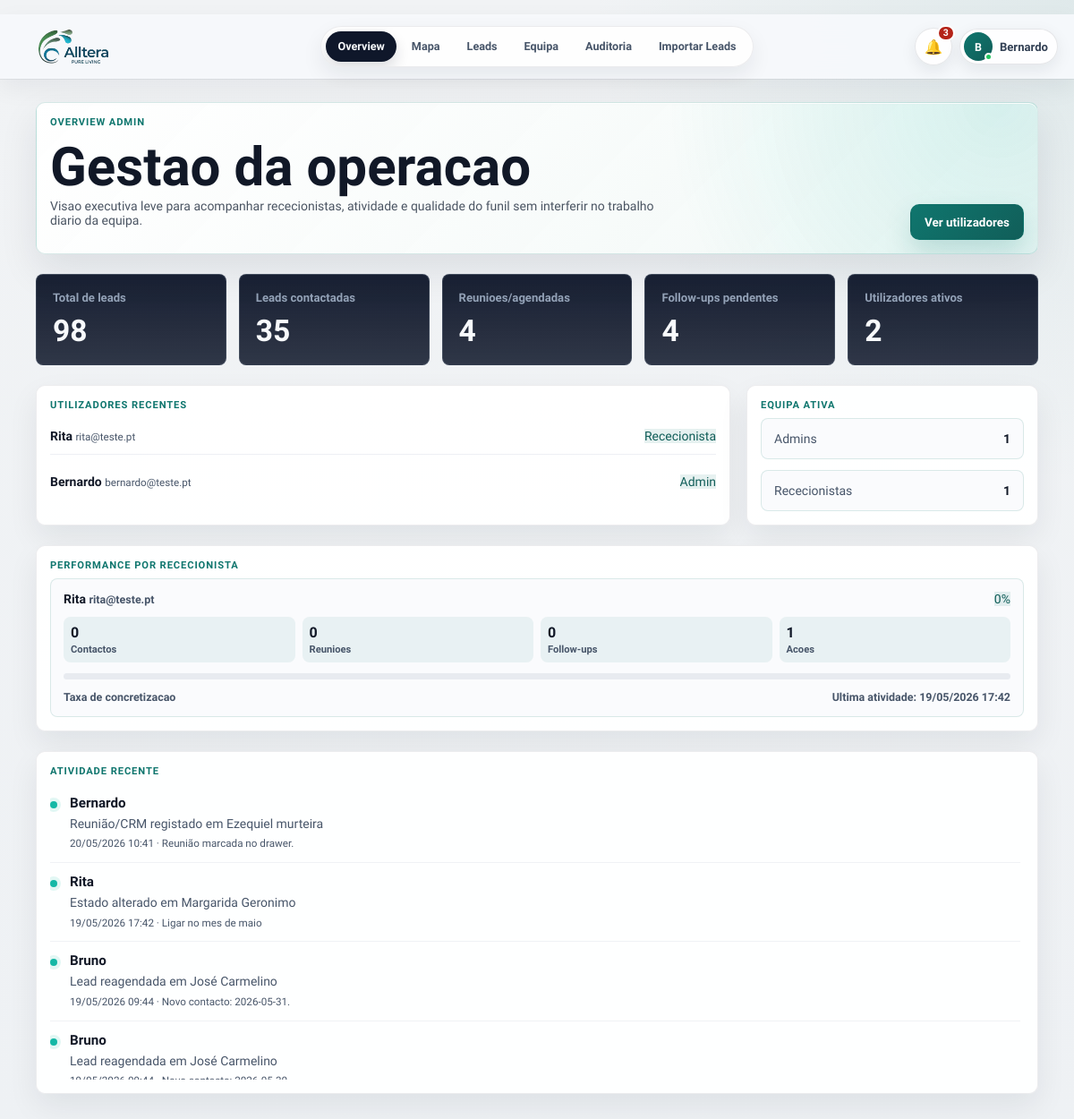
Page /admin (signed in) on the earlier database version.
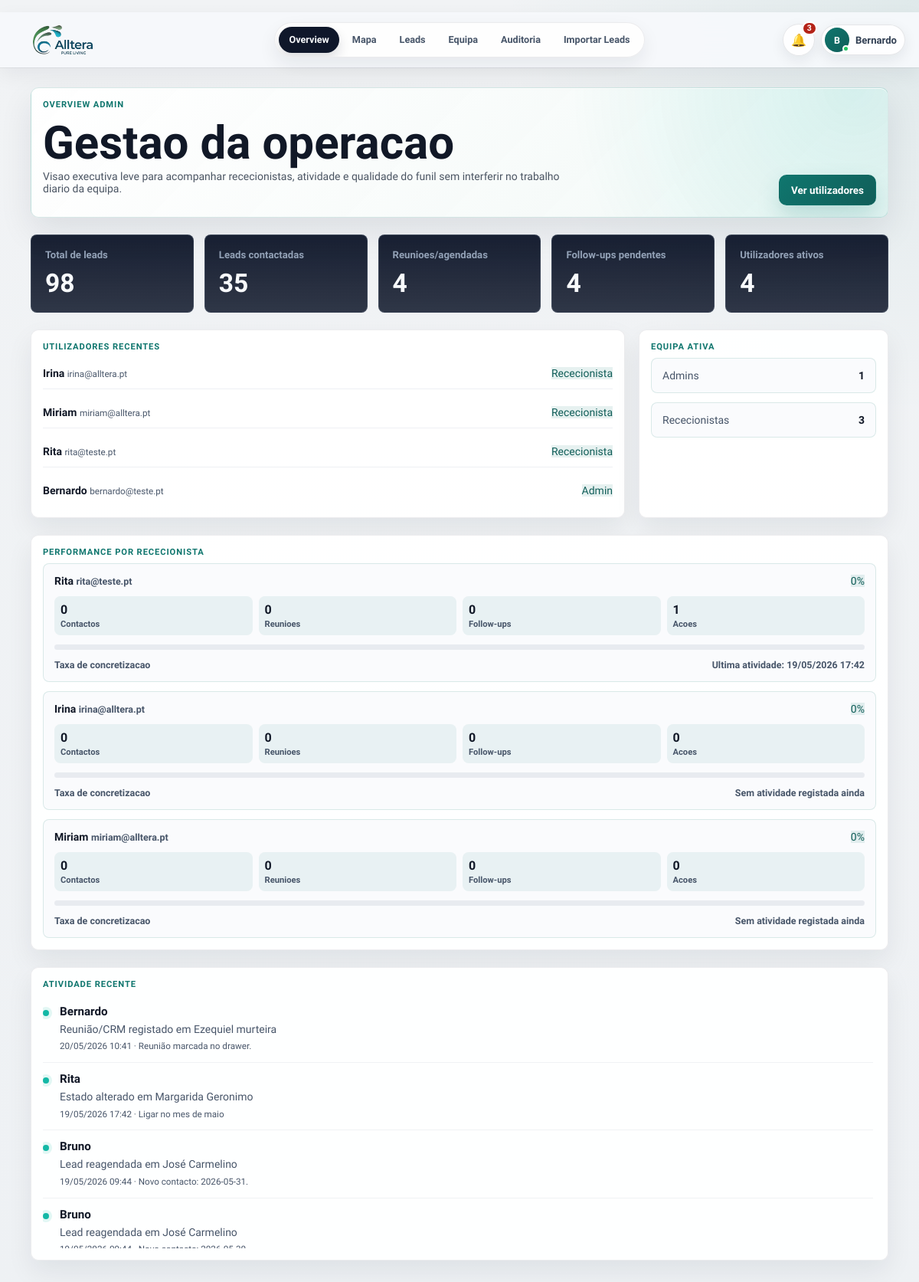
Same page on the later database version.
### PlataformaApoioDecisaoComercial/models.py (models this page shows, shortened)
class User(UserMixin, db.Model):
    __tablename__ = "users"
    id = db.Column(db.Integer, primary_key=True)
    nome = db.Column(db.String(120), nullable=False)
    email = db.Column(db.String(160), nullable=False, unique=True, index=True)
    password_hash = db.Column(db.String(255), nullable=False)
    role = db.Column(db.String(40), nullable=False, default="comercial")
    ativo = db.Column(db.Boolean, nullable=False, default=True)
    created_at = db.Column(db.DateTime, default=datetime.utcnow)
    @property
    def is_active(self):
        return bool(self.ativo)
    historico = db.relationship("HistoricoLead", back_populates="user", lazy="dynamic")
    assigned_leads = db.relationship("Lead", back_populates="assigned_to", lazy="dynamic")

class HistoricoLead(db.Model):
    id = db.Column(db.Integer, primary_key=True)
    lead_id = db.Column(db.Integer, db.ForeignKey("lead.id"), nullable=False)
    user_id = db.Column(db.Integer, db.ForeignKey("users.id"), nullable=True, index=True)
    acao = db.Column(db.String(120), nullable=False)
    tipo_acao = db.Column(db.String(80), nullable=True, index=True)
    observacao = db.Column(db.Text, nullable=True)
    resultado = db.Column(db.String(120), nullable=True)
    comercial_responsavel = db.Column(db.String(80), nullable=True)
    created_at = db.Column(db.DateTime, default=datetime.utcnow)
    user = db.relationship("User", back_populates="historico")

class Lead(db.Model):
    id = db.Column(db.Integer, primary_key=True)
    nome_cliente = db.Column(db.String(180), nullable=True)
    area_negocio = db.Column(db.String(120), nullable=True)
    cidade = db.Column(db.String(80), nullable=True)
    empresa = db.Column(db.String(180), nullable=True)
    nome_empresa = db.Column(db.String(180), nullable=False)
    tipo_cliente = db.Column(db.String(80), nullable=False)
    morada = db.Column(db.String(220), nullable=True)
    codigo_postal = db.Column(db.String(20), nullable=True)
    localidade = db.Column(db.String(80), nullable=False)
    contacto = db.Column(db.String(120), nullable=True)
    telefone = db.Column(db.String(40), nullable=True)
    email = db.Column(db.String(160), nullable=True)
    categoria = db.Column(db.String(120), nullable=True)
    nif = db.Column(db.String(30), nullable=True)
    observacoes = db.Column(db.Text, nullable=True)
    observacoes_contacto = db.Column(db.Text, nullable=True)
    reuniao_info = db.Column(db.Text, nullable=True)
    classificacao_observacao = db.Column(db.String(80), nullable=True)
    motivo_classificacao = db.Column(db.Text, nullable=True)
    latitude = db.Column(db.Float, nullable=True)
    longitude = db.Column(db.Float, nullable=True)
    estado = db.Column(db.String(40), nullable=False, default="Por contactar")
    estado_lead = db.Column(db.String(40), nullable=True, default="Por contactar")
    prioridade = db.Column(db.String(20), nullable=True, default="Baixa")
    comercial_responsavel = db.Column(db.String(80), nullable=False, default="Flávia")
    data_novo_contacto = db.Column(db.Date, nullable=True)
    data_reuniao = db.Column(db.Date, nullable=True)
    hora_reuniao = db.Column(db.String(10), nullable=True)
    tags = db.Column(db.String(300), nullable=True)
    insight_tags = db.Column(db.String(400), nullable=True)
    insight_note = db.Column(db.Text, nullable=True)
    assigned_to_id = db.Column(db.Integer, db.ForeignKey("users.id"), nullable=True, index=True)
    created_at = db.Column(db.DateTime, default=datetime.utcnow)
    updated_at = db.Column(db.DateTime, default=datetime.utcnow, onupdate=datetime.utcnow)
    assigned_to = db.relationship("User", back_populates="assigned_leads")
    historico = db.relationship(
        "HistoricoLead",
        backref="lead",
        cascade="all, delete-orphan",
        order_by="desc(HistoricoLead.created_at)",
    )

### PlataformaApoioDecisaoComercial/app.py (the view)
    @app.route("/admin")
    @login_required
    @admin_required
    def admin_overview():
        return render_template("admin_overview.html", **admin_overview_context())

### PlataformaApoioDecisaoComercial/templates/admin_overview.html (shortened to what this page needs)
{% extends "base.html" %}
{% block content %}
<main class="page-shell admin-page">
    <section class="panel admin-hero">
        <div>
            <p class="eyebrow">Overview admin</p>
            <h1>Gestao da operacao</h1>
            <p>Visao executiva leve para acompanhar rececionistas, atividade e qualidade do funil sem interferir no trabalho diario da equipa.</p>
        </div>
        <a class="button" href="{{ url_for('admin_users') }}">Ver utilizadores</a>
    </section>
    <section class="admin-metric-grid" aria-label="Metricas principais">
        <article class="admin-metric"><span>Total de leads</span><strong>{{ metrics.total_leads }}</strong></article>
        <article class="admin-metric"><span>Leads contactadas</span><strong>{{ metrics.contacted_leads }}</strong></article>
        <article class="admin-metric"><span>Reunioes/agendadas</span><strong>{{ metrics.scheduled_leads }}</strong></article>
        <article class="admin-metric"><span>Follow-ups pendentes</span><strong>{{ metrics.pending_followups }}</strong></article>
        <article class="admin-metric"><span>Utilizadores ativos</span><strong>{{ metrics.active_users }}</strong></article>
    </section>
    <section class="admin-panels">
        <article class="panel">
            <p class="eyebrow">Utilizadores recentes</p>
            <div class="admin-list">
                {% for user in recent_users %}
                <div class="admin-list-item">
                    <div>
                        <strong>{{ user.nome }}</strong>
                        <small>{{ user.email }}</small>
                    </div>
                    <span class="badge">{{ "Rececionista" if user.role == "comercial" else "Admin" }}</span>
                </div>
                {% else %}
                <p class="empty-state empty-state--quiet">Ainda nao existem utilizadores.</p>
                {% endfor %}
            </div>
        </article>
        <article class="panel">
            <p class="eyebrow">Equipa ativa</p>
            <div class="admin-role-grid">
                <div class="admin-role-card">
                    <span>Admins</span>
                    <strong>{{ users_by_role.admin }}</strong>
                </div>
                <div class="admin-role-card">
                    <span>Rececionistas</span>
                    <strong>{{ users_by_role.comercial }}</strong>
                </div>
            </div>
        </article>
    </section>
    <section class="panel">
        <p class="eyebrow">Performance por rececionista</p>
        <div class="operator-performance-list">
            {% for item in operator_performance %}
            <article class="operator-card">
                <div class="operator-card__top">
                    <div>
                        <strong>{{ item.user.nome }}</strong>
                        <small>{{ item.user.email }}</small>
                    </div>
                    <span class="badge">{{ item.taxa_concretizacao }}%</span>
                </div>
                <div class="operator-stats" aria-label="Metricas da rececionista">
                    <span><b>{{ item.contactos }}</b>Contactos</span>
                    <span><b>{{ item.reunioes }}</b>Reunioes</span>
                    <span><b>{{ item.followups }}</b>Follow-ups</span>
                    <span><b>{{ item.total_acoes }}</b>Acoes</span>
                </div>
                <div class="operator-progress" aria-hidden="true">
                </div>
                <div class="operator-card__meta">
                    <span>Taxa de concretizacao</span>
                    <span>{% if item.ultima_atividade %}Ultima atividade: {{ item.ultima_atividade.strftime("%d/%m/%Y %H:%M") }}{% else %}Sem atividade registada ainda{% endif %}</span>
                </div>
            </article>
            {% else %}
            <p class="empty-state empty-state--quiet">Ainda nao existem rececionistas ativas.</p>
            {% endfor %}
        </div>
    </section>
    <section class="panel">
        <p class="eyebrow">Atividade recente</p>
        <div class="admin-activity" aria-label="Atividade recente">
            {% for item in recent_activity %}
            <article class="activity-item">
                <span class="activity-dot" aria-hidden="true"></span>
                <div class="activity-body">
                    <strong>{{ item.user.nome if item.user else item.comercial_responsavel or "Equipa Alltera" }}</strong>
                    <span>{{ item.acao }}{% if item.lead %} em {{ item.lead.nome_cliente or item.lead.nome_empresa }}{% endif %}</span>
                    <small>{{ item.created_at.strftime("%d/%m/%Y %H:%M") if item.created_at else "" }}{% if item.observacao %} · {{ item.observacao[:120] }}{% endif %}</small>
                </div>
            </article>
            {% endfor %}
        </div>
    </section>
</main>
{% endblock %}

### PlataformaApoioDecisaoComercial/templates/base.html (shortened to what this page needs)
﻿<!doctype html>
<html lang="pt">
<head>
    <link rel="stylesheet" href="https://unpkg.com/leaflet@1.9.4/dist/leaflet.css">
    <link rel="stylesheet" href="{{ url_for('static', filename='css/styles.css') }}">
</head>
<body>
    <div class="app-shell">
        <header class="topbar topbar--minimal" id="appTopbar" aria-label="Barra superior">
            <a class="topnav-brand" href="{{ url_for('admin_overview') if current_user.is_authenticated and current_user.role == 'admin' else (url_for('mapa_leads') if current_user.is_authenticated else url_for('login')) }}" aria-label="Alltera">
                <span class="topnav-brand__logo" aria-hidden="true">
                    <img src="{{ url_for('static', filename='alltera-logo.png') }}" alt="">
                </span>
            </a>
            {% if current_user.is_authenticated %}
            <nav class="topnav-pill" aria-label="Navegação principal">
                {% if current_user.role == "admin" %}
                <a href="{{ url_for('admin_overview') }}" {% if request.endpoint == 'admin_overview' %}aria-current="page"{% endif %}>Overview</a>
                <a href="{{ url_for('mapa_leads') }}" {% if request.endpoint == 'mapa_leads' %}aria-current="page"{% endif %}>Mapa</a>
                <a href="{{ url_for('todas_leads') }}" {% if request.endpoint == 'todas_leads' %}aria-current="page"{% endif %}>Leads</a>
                <a href="{{ url_for('admin_users') }}" {% if request.endpoint == 'admin_users' %}aria-current="page"{% endif %}>Equipa</a>
                <a href="{{ url_for('historico') }}" {% if request.endpoint == 'historico' %}aria-current="page"{% endif %}>Auditoria</a>
                <a href="{{ url_for('importar_leads') }}" {% if request.endpoint == 'importar_leads' %}aria-current="page"{% endif %}>Importar Leads</a>
                {% endif %}
            </nav>
            {% endif %}
            <div class="topbar__actions">
                {% if current_user.is_authenticated %}
                {% set display_name = current_user.nome or current_user.email %}
                {% set first_name = display_name.split()[0] %}
                <div class="notifications-menu" id="notificationsMenu">
                    <button class="notifications-trigger" id="notificationsButton" type="button" aria-haspopup="menu" aria-expanded="false" aria-controls="notificationsDropdown" title="Notificações operacionais">
                        <span aria-hidden="true">🔔</span>
                        {% if operational_notifications.count > 0 %}
                        <strong>{{ operational_notifications.count }}</strong>
                        {% endif %}
                    </button>
                </div>
                <div class="profile-menu" id="profileMenu">
                    <button class="profile-trigger" id="profileMenuButton" type="button" aria-haspopup="menu" aria-expanded="false" aria-controls="profileDropdown">
                        <span class="profile-avatar" aria-hidden="true">{{ display_name[:1]|upper }}<i></i></span>
                        <span class="profile-trigger__name">{{ first_name }}</span>
                    </button>
                </div>
                {% endif %}
            </div>
        </header>
        <div class="app-shell__content">
            {% block content %}{% endblock %}
        </div>
    </div>
    {% if current_user.is_authenticated %}
    <aside class="command-palette" id="commandPalette" aria-hidden="true">
    </aside>
    <aside class="global-lead-drawer" id="globalLeadDrawer" aria-hidden="true">
    </aside>
    {% endif %}
</body>
</html>

Differences in the rows shown:
added User: nome "Irina", email "irina@alltera.pt", role "Rececionista", user.nome "Irina", user.email "irina@alltera.pt"
added User: nome "Miriam", email "miriam@alltera.pt", role "Rececionista", user.nome "Miriam", user.email "miriam@alltera.pt"
Other differences:
{{ metrics.active_users }}: "2" → "4"
{{ users_by_role.comercial }}: "1" → "3"
new list line: "0 % 0 Contactos 0 Reunioes 0 Follow-ups 0 Acoes Taxa de concretizacao Sem atividade registada ainda"
